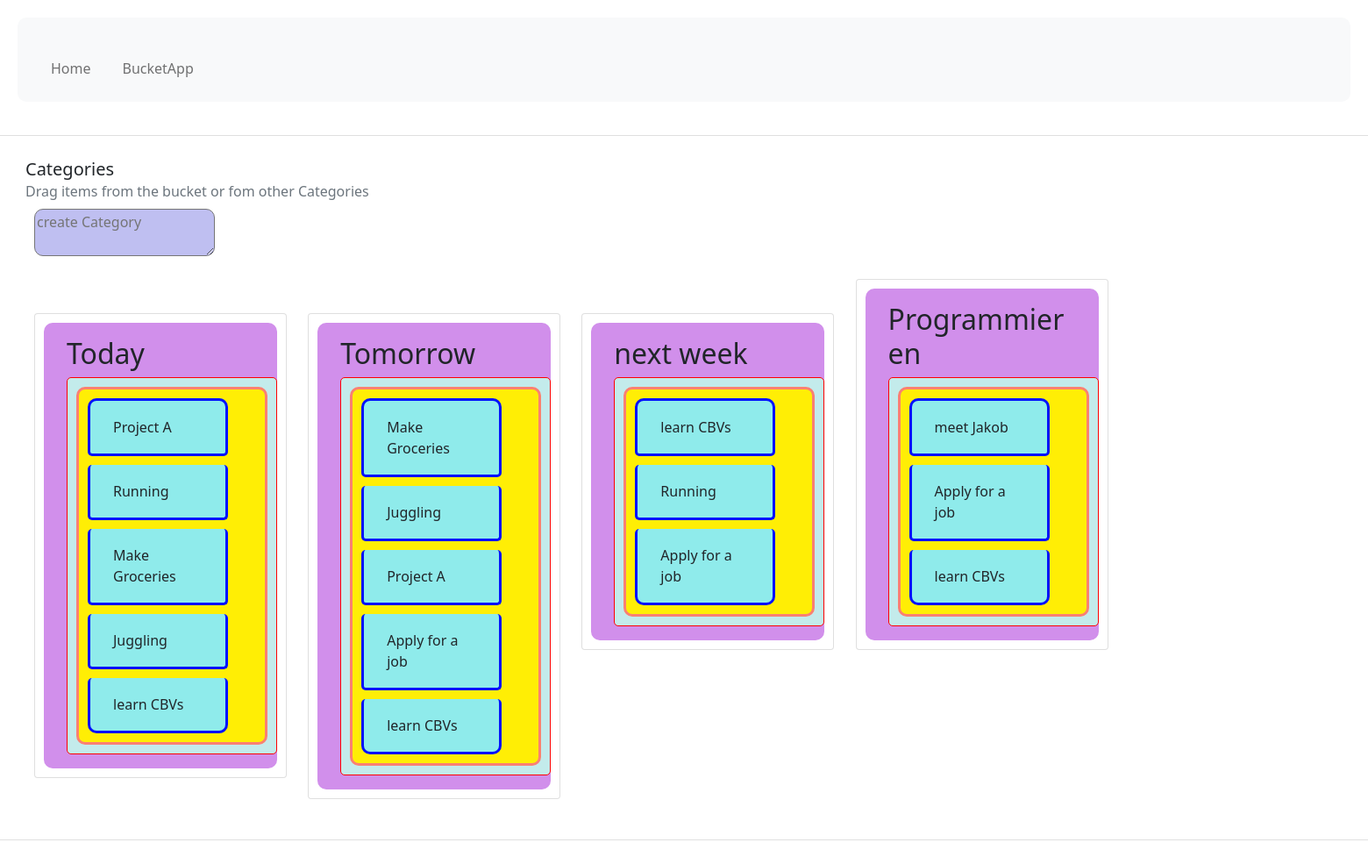
The page / on the database its author committed.
### BucketApp/models.py (models this page shows)
class Category(models.Model):
    topic=models.CharField(max_length=200)
    def __str__(self):
        return self.topic

class Item(models.Model):
    title = models.CharField(max_length=200, default='Name of the item')
    categories = models.ManyToManyField(Category, blank=True,related_name='relatedItems',db_column='relatedItems',symmetrical=False)
    def __str__(self):
        return self.title

### BucketApp/views.py (the view)
# urls.py: path('',views.start, name='start'),
def start(request):
    allCats=models.Category.objects.all()
    categories=[("bucket_"+str(cat.id), cat, cat.relatedItems.all(),str(cat.id)) for cat in allCats]
    allItems=models.Item.objects.all()
    items=[("Item_"+str(item.id), item, item.categories.all(),str(item.id)) for item in allItems]
    context={'allCats': categories, 'allItems': items}
    return render(request,'index.html',context)

### templates/index.html (shortened to what this page needs)
{% extends "motherboard.html" %}
{% block body_block %}
{% load static %}
      <div class="d-flex flex-row">
        <div class="p-2 " >
          <div class="card" style="width: 100rem;">
            <div class="card-body">
              <h5 class="card-title">Categories</h5>
              <h6 class="card-subtitle mb-2 text-muted">Drag items from the bucket or fom other Categories</h6>
              <div id="createCategory" >
                <form id= "createCategoryForm" method="post" action="{% url 'BucketApp:createCategory' %}">
                  <textarea name="topic" id="createCategoryText" placeholder="create Category" autofocus style="background-color:rgb(191, 191, 241)"></textarea>
                </form>
              </div>
              <div id="buckets" >
                {% for cat in allCats %}
                    <div class="card" style="width: 18rem;">
                      <div class="card-body" style="background-color:rgb(209, 143, 235);">
                        <h2 class="card-title">{{cat.1}} </h2>
                        <ul class="list-group list-group-flush" style=" width: 15rem; border: solid red 1px; border-radius:5px; background-color:rgb(195, 235, 235);">
                          <div  id= {{cat.0}}  class="category"  name= '{{cat.id }}' >
                            {% for item in cat.2 %}
                              {% for item2 in allItems %}
                                {% if item == item2.1 %}
                                <li class="list-group-item" >
                                  <div class="item" draggable="true" id='{{item2.0}}'>{{item2.1}} </div>
                                </li>
                                {% endif  %}
                              {% endfor %}
                            {% endfor %}
                          </div>
                        </ul>
                      </div>
                    </div>
                {% endfor %}
              </div>
            </div>
          </div>
        </div>
      </div>
    </div>
      {% endblock %}

### static/BucketApp/css/bucketStyle.css (style rules this page uses)
body { background: rgb(255, 255, 255); }
* { margin:10px; border-radius: 10px; justify-content: center; }
.category { min-width: 150px; border: solid 3px salmon; background: rgb(255, 238, 5); height:auto; overflow:visible; min-height:100px; }
.card { display: inline-block; }
.list-group-item { width: 10rem; border: solid rgb(0, 17, 255) 3px; border-radius:5px; background-color:rgb(143, 235, 235); }

### rows shown on the page
Category: topic "Today"
Item: title "Project A"
Item: title "Running"
Item: title "Make Groceries"
Item: title "Juggling"
Item: title "learn CBVs"
Category: topic "Tomorrow"
Item: title "Apply for a job"
Category: topic "next week"
Category: topic "Programmieren"
Item: title "meet Jakob"
